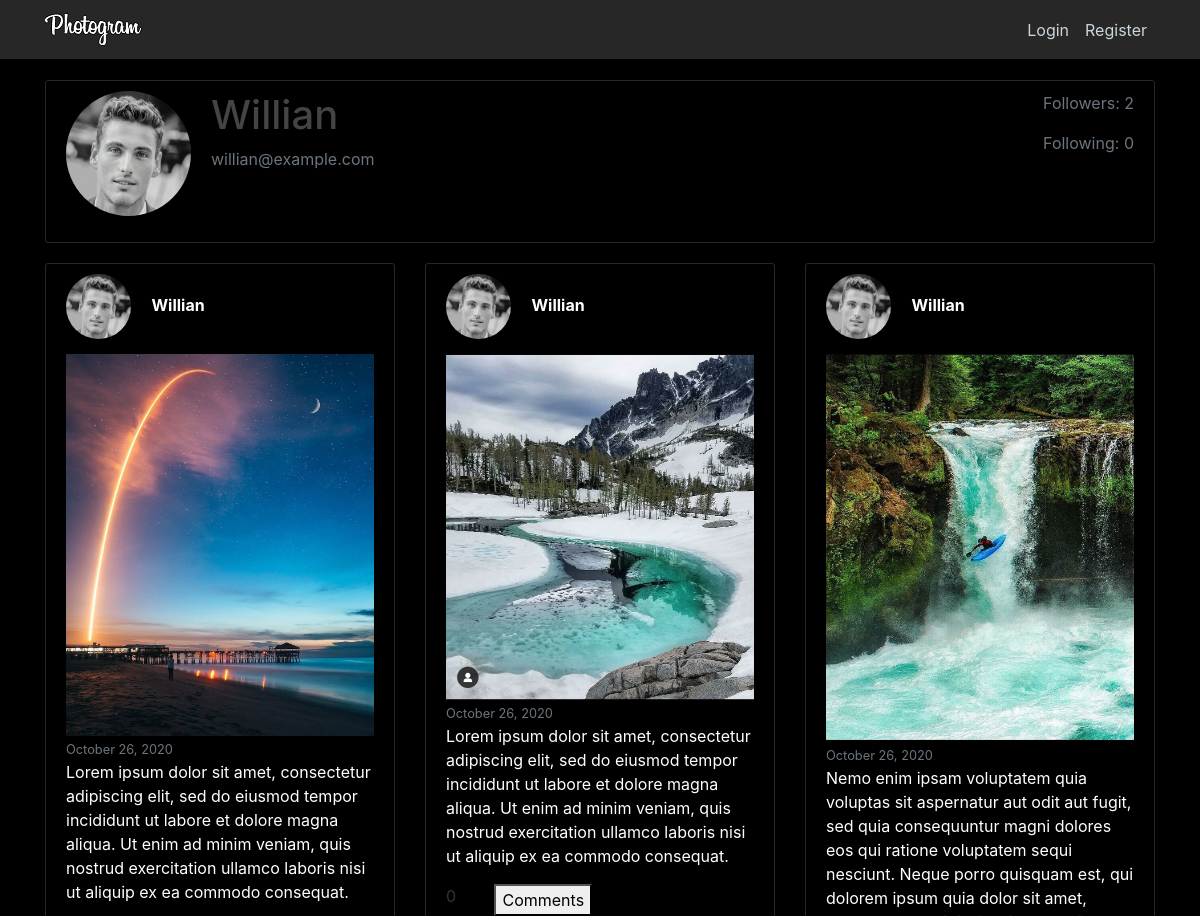
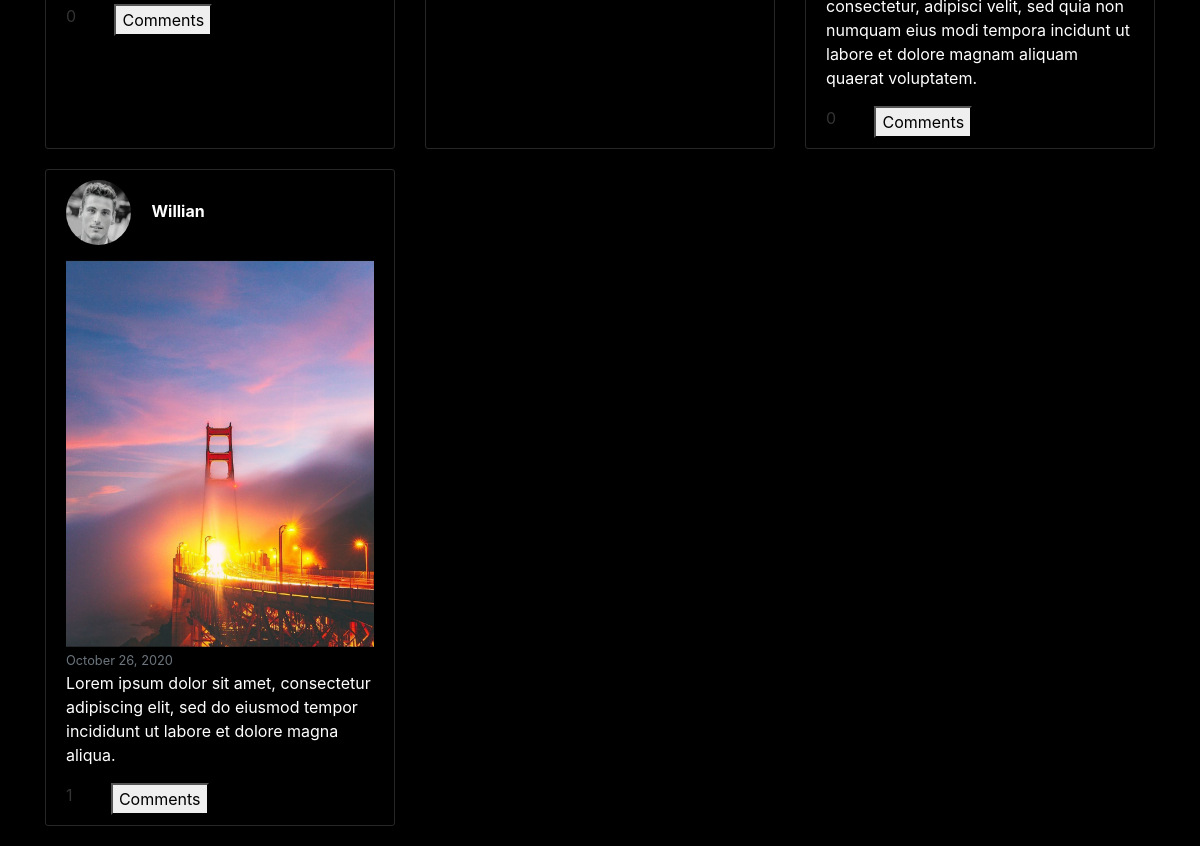
Page /profile/Willian/ on the committed database (2 pictures, top to bottom).
### photogram/models.py (models this page shows, shortened)
class Profile(models.Model):
    user = models.OneToOneField(User, on_delete=models.CASCADE)
    image = models.ImageField(default='default.jpg', upload_to='profile_pics/')

class Post(models.Model):
    user = models.ForeignKey(User, on_delete=models.CASCADE, related_name="op", null=True)
    caption = models.TextField()
    image = models.ImageField(upload_to='images/')
    timestamp = models.DateTimeField(default=datetime.now)
    likeCount = models.IntegerField(default=0)

### photogram/views.py (the view)
# urls.py: re_path(r'^profile/(?P<username>[\w ]+)/$', views.profile, name="profile"),
def profile(request, username):
    if User.objects.filter(username=username).exists():
        userProfile = User.objects.get(username=username)
        followersCount = Following.objects.filter(followingUsers=userProfile.id).count()
        userFollows = Following.objects.get(follower=userProfile.id)
        followingCount = userFollows.followingUsers.all().count()
        posts_list = Post.objects.filter(user=userProfile.id)
        posts_list = posts_list.order_by('-timestamp').all()
        context = {
            'userProfile': userProfile,
            'posts': posts_list,
            'followers': followersCount,
            'following': followingCount,
        }
        return render(request, "photogram/profile.html", context)
    else:
        return HttpResponse("User not found. Sorry.")

### photogram/templates/photogram/profile.html (shortened to what this page needs)
{% extends "photogram/layout.html" %}
{% load static %}
{% block content %}
    <div class="content-section">
        <div class="media">
            <img class="rounded-circle account-img" src="{{ userProfile.profile.image.url }}">
            <div class="media-body profile-info-container">
                <div>
                    <h2 class="account-heading" id="username">{{ userProfile.username }}</h2>
                    <p class="text-secondary">{{ userProfile.email }}</p>
                </div>
                <div>
                    <p class="text-secondary">Followers: {{ followers }}</p>
                    <p class="text-secondary">Following: {{ following }}</p>
                </div>
            </div>
        </div>
    </div>
    <div class="profile-posts-grid">
        {% for post in posts %}
        <article class="media content-section post-container-profile">
            <div class="post-header">
                    <a href="{% url 'profile' post.user.username %}"><img class="rounded-circle article-img" src="{{ post.user.profile.image.url }}"></a>
                    <a class="mr-2 post-username" href="{% url 'profile' post.user.username %}">{{ post.user }}</a>
            </div>
            <div class="post-image">
                    <img class="article-img post-image" src="{{ post.image.url }}">
                    <small class="text-muted">{{ post.timestamp|date:"F d, Y" }}</small>
                    <p class="article-content post-caption">{{ post.caption }}</p>
                    <div class="like-comment-container">
                            <div class="likeNumber" data-postid="{{ post.id }}">{{ post.likeCount }}</div>
                            <button class="likeButton" data-postid="{{ post.id }}"> &#10084; </button>
                            <button class="showComments" data-postid="{{ post.id }}"> Comments </button>
                    </div>
            </div>
        </article>
    {% endfor %}
    </div>
{% endblock content %}

### photogram/templates/photogram/layout.html (shortened to what this page needs)
{% load static %}
<!DOCTYPE html>
<html>
<head>
    <link rel="stylesheet" href="https://maxcdn.bootstrapcdn.com/bootstrap/4.0.0/css/bootstrap.min.css">
    <link rel="stylesheet" type="text/css" href="{% static 'photogram/main.css' %}">
</head>
<body>
    <header class="site-header">
      <nav class="navbar navbar-expand-md navbar-dark bg-steel fixed-top">
        <div class="container">
          <a class="navbar-brand mr-4" href="{% url 'allPosts' %}"><img src="/media/PhotogramMini.png" alt="Italian Trulli"></a>
          <div class="collapse navbar-collapse" id="navbarToggle">
            <div class="navbar-nav">
              {% if user.is_authenticated %}
                <a class="nav-item nav-link" href="{% url 'followingPosts' %}">Following</a>
                <a class="nav-item nav-link" href="{% url 'createPost' %}">Post image</a>
                <a class="nav-item nav-link" href="{% url 'profile' user.username %}">Profile</a>
                <a class="nav-item nav-link" href="{% url 'logout' %}">Logout</a>
              {% else %}
                <a class="nav-item nav-link" href="{% url 'login' %}">Login</a>
                <a class="nav-item nav-link" href="{% url 'register' %}">Register</a>
              {% endif %}
            </div>
          </div>
        </div>
      </nav>
    </header>
    <main role="main" class="container">
      <div class="row">
        <div class="col-md-12">
            {% block content %}{% endblock %}
        </div>
      </div>
    </main>
</body>
</html>

### photogram/static/photogram/main.css (style rules this page uses)
body { background: #000000; color: #333333; margin-top: 5rem; }
h1, h2, h3, h4, h5, h6 { color: #444444; }
.bg-steel { background-color: #272727; }
.site-header .navbar-nav .nav-link { color: #cbd5db; }
.content-section { background: #000000; padding: 10px 20px; border: 1px solid #272727; border-radius: 3px; margin-bottom: 20px; }
.article-content { white-space: pre-line; }
.article-img { height: 65px; width: 65px; margin-right: 16px; }
.account-img { height: 125px; width: 125px; margin-right: 20px; margin-bottom: 16px; }
.account-heading { font-size: 2.5rem; }
.post-container-profile { display: flex; flex-direction: column; max-width: 350px; }
.post-header { width: 100%; margin-bottom: 15px; }
.post-username { color: white; font-weight: bold; text-decoration: none; }
.post-image { width: 100%; height: auto; }
.post-caption { color: white; }
.profile-posts-grid { display: flex; flex-wrap: wrap; justify-content: space-between; }
.profile-info-container { display: flex; justify-content: space-between; flex-wrap: wrap; }
.like-comment-container { display: flex; }
.likeButton { border: none; background-color: black; padding-bottom: 7px; }
.showComments { margin-left: 10px; outline:none; }

### rows in the picture
Post: user.profile.image (picture), user "Willian", image (picture), timestamp "October 26, 2020", caption "Lorem ipsum dolor sit amet, consectetur adipiscing elit, sed do eiusmod tempor incididunt ut labore et dolore magna aliqua. Ut enim ad minim veniam, quis nostrud exercitation ullamco laboris nisi ut aliquip ex ea commodo consequat.", likeCount "0"
Post: user.profile.image (picture), user "Willian", image (picture), timestamp "October 26, 2020", caption "Lorem ipsum dolor sit amet, consectetur adipiscing elit, sed do eiusmod tempor incididunt ut labore et dolore magna aliqua. Ut enim ad minim veniam, quis nostrud exercitation ullamco laboris nisi ut aliquip ex ea commodo consequat.", likeCount "0"
Post: user.profile.image (picture), user "Willian", image (picture), timestamp "October 26, 2020", caption "Nemo enim ipsam voluptatem quia voluptas sit aspernatur aut odit aut fugit, sed quia consequuntur magni dolores eos qui ratione voluptatem sequi nesciunt. Neque porro quisquam est, qui dolorem ipsum quia dolor sit amet, consectetur, adipisci velit, sed quia non numquam eius modi tempora incidunt ut labore et dolore magnam aliquam quaerat voluptatem.", likeCount "0"
Post: user.profile.image (picture), user "Willian", image (picture), timestamp "October 26, 2020", caption "Lorem ipsum dolor sit amet, consectetur adipiscing elit, sed do eiusmod tempor incididunt ut labore et dolore magna aliqua.", likeCount "1"

### other values in the picture
{{ userProfile.username }} "Willian"
{{ userProfile.email }} "willian@example.com"
{{ followers }} "2"
{{ following }} "0"
